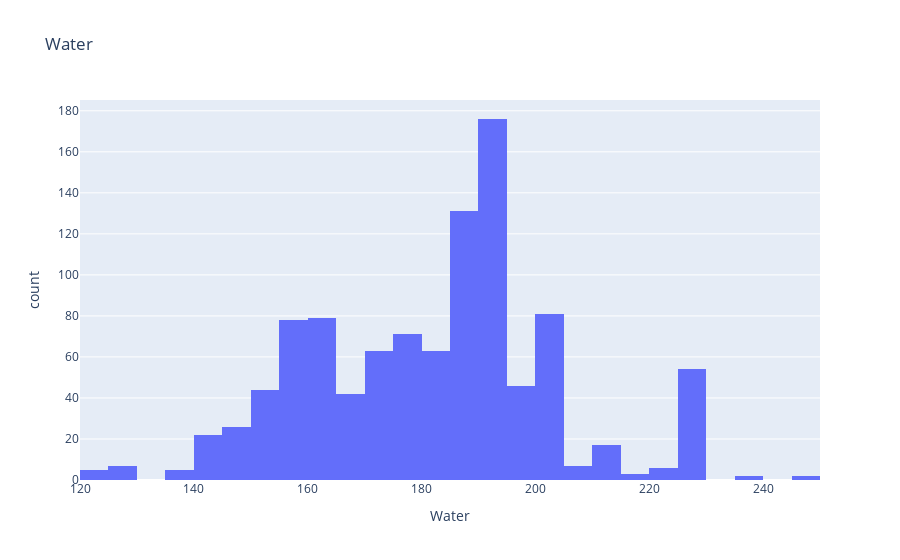

Notebook code for this chart:
### Code cell
fig = px.histogram(dataset, x="Water",title = 'Water')
fig.show()

### Figure 1 — Plotly figure (JSON) as saved in the notebook; plotly's stock layout.template omitted (floating-point values rounded to 4 significant figures; data arrays with more than 128 entries replaced by an {"elided": "..."} marker saying what was removed)
{"data": [{"alignmentgroup": "True", "bingroup": "x", "hovertemplate": "Water=%{x}<br>count=%{y}<extra></extra>", "legendgroup": "", "marker": {"color": "#636efa"}, "name": "", "offsetgroup": "", "orientation": "v", "showlegend": false, "type": "histogram", "x": {"elided": "1030 float values"}, "xaxis": "x", "yaxis": "y"}], "layout": {"barmode": "relative", "legend": {"tracegroupgap": 0}, "title": {"text": "Water"}, "xaxis": {"anchor": "y", "domain": [0, 1], "title": {"text": "Water"}}, "yaxis": {"anchor": "x", "domain": [0, 1], "title": {"text": "count"}}}}
